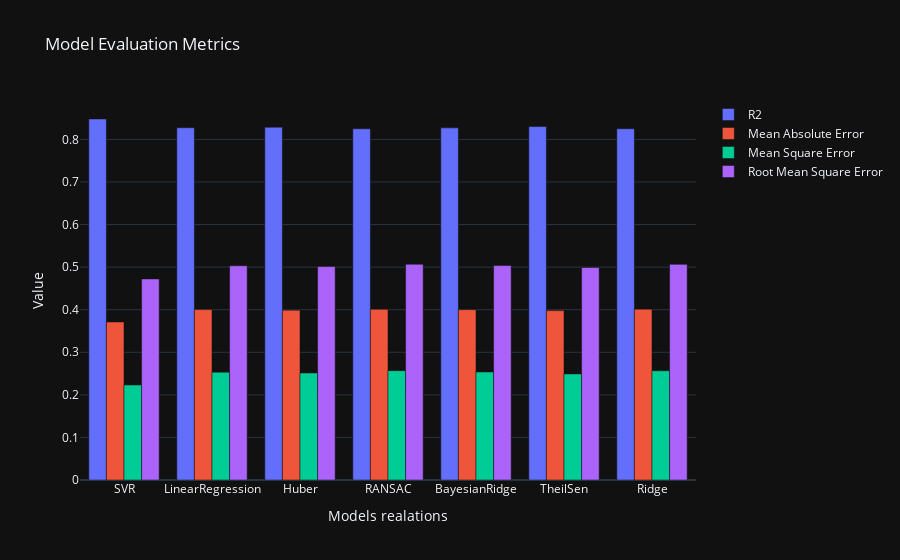

Notebook code for this chart:
### Code cell
# Create traces for each metric
trace_r2 = go.Bar(x=models_df['Model'], y=models_df['Coefficient of determination (R2)'], name='R2')
trace_mae = go.Bar(x=models_df['Model'], y=models_df['Mean Absolute Error'], name='Mean Absolute Error')
trace_mse = go.Bar(x=models_df['Model'], y=models_df['Mean Square Error'], name='Mean Square Error')
trace_rmse = go.Bar(x=models_df['Model'], y=models_df['Root Mean Square Error'], name='Root Mean Square Error')


data = [trace_r2, trace_mae, trace_mse, trace_rmse]

# Create layout
layout = go.Layout(title='Model Evaluation Metrics',
                   xaxis=dict(title='Models realations',tickangle=0),
                   yaxis=dict(title='Value'), template="plotly_dark")

# Create figure
fig = go.Figure(data=data, layout=layout)

# Show plot
fig.show()

### Figure 1 — Plotly figure (JSON) as saved in the notebook; plotly's stock layout.template omitted (floating-point values rounded to 4 significant figures)
{"data": [{"name": "R2", "type": "bar", "x": ["SVR", "LinearRegression", "Huber", "RANSAC", "BayesianRidge", "TheilSen", "Ridge"], "y": [0.848, 0.8275, 0.8287, 0.825, 0.8272, 0.8302, 0.8252]}, {"name": "Mean Absolute Error", "type": "bar", "x": ["SVR", "LinearRegression", "Huber", "RANSAC", "BayesianRidge", "TheilSen", "Ridge"], "y": [0.3712, 0.4003, 0.399, 0.4009, 0.4001, 0.3979, 0.4013]}, {"name": "Mean Square Error", "type": "bar", "x": ["SVR", "LinearRegression", "Huber", "RANSAC", "BayesianRidge", "TheilSen", "Ridge"], "y": [0.2231, 0.2532, 0.2513, 0.2568, 0.2537, 0.2492, 0.2566]}, {"name": "Root Mean Square Error", "type": "bar", "x": ["SVR", "LinearRegression", "Huber", "RANSAC", "BayesianRidge", "TheilSen", "Ridge"], "y": [0.4724, 0.5032, 0.5013, 0.5067, 0.5037, 0.4992, 0.5065]}], "layout": {"title": {"text": "Model Evaluation Metrics"}, "xaxis": {"tickangle": 0, "title": {"text": "Models realations"}}, "yaxis": {"title": {"text": "Value"}}}}
